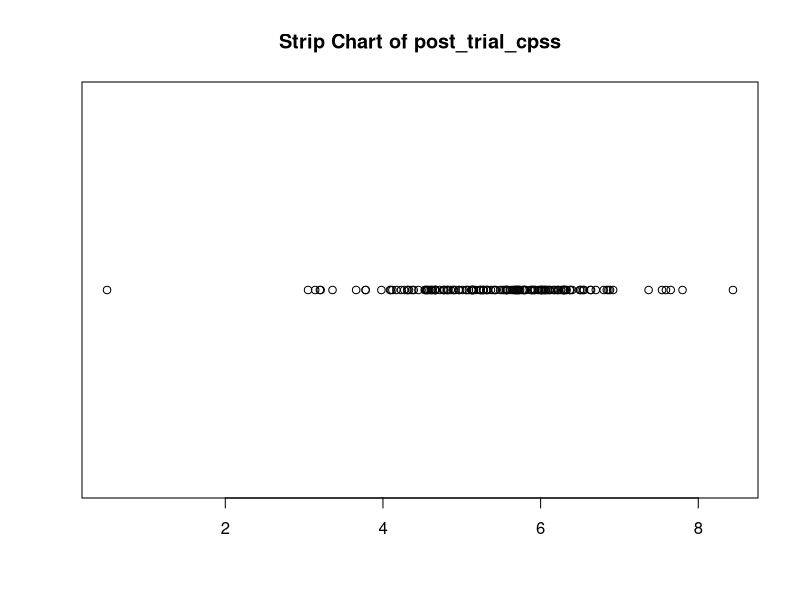
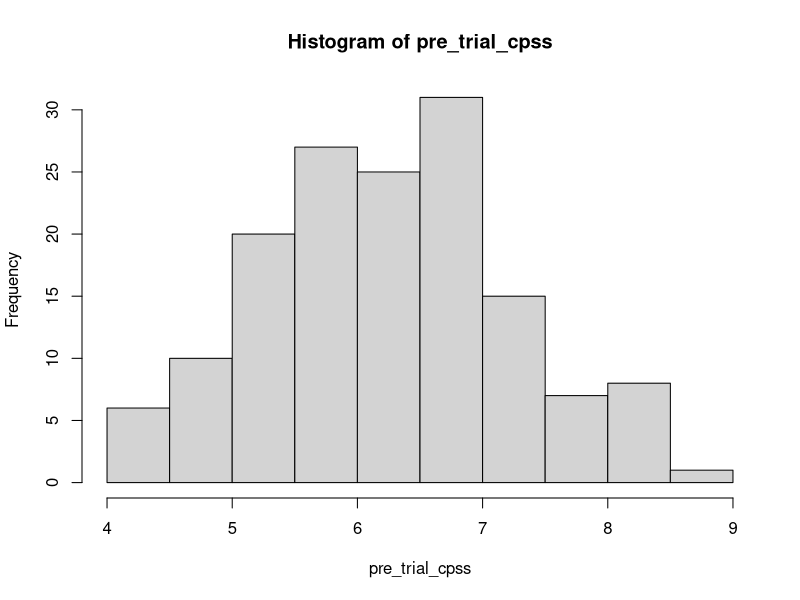
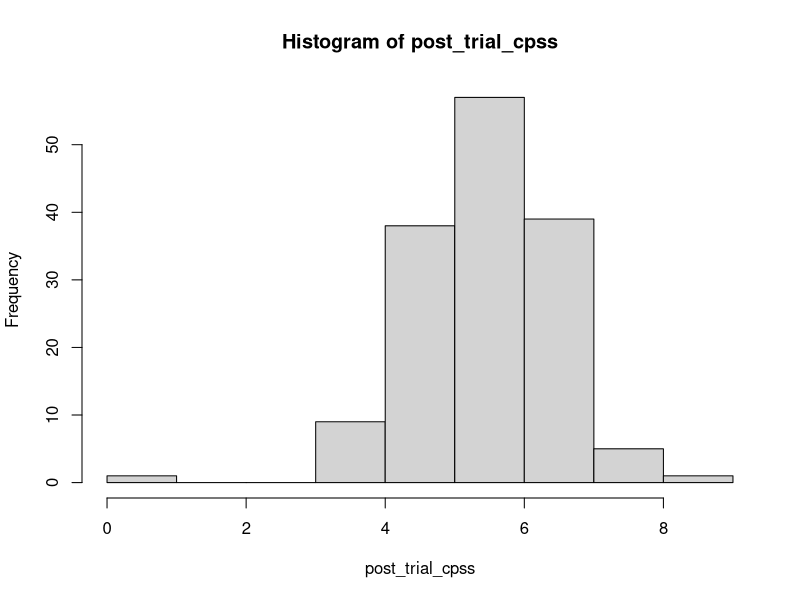
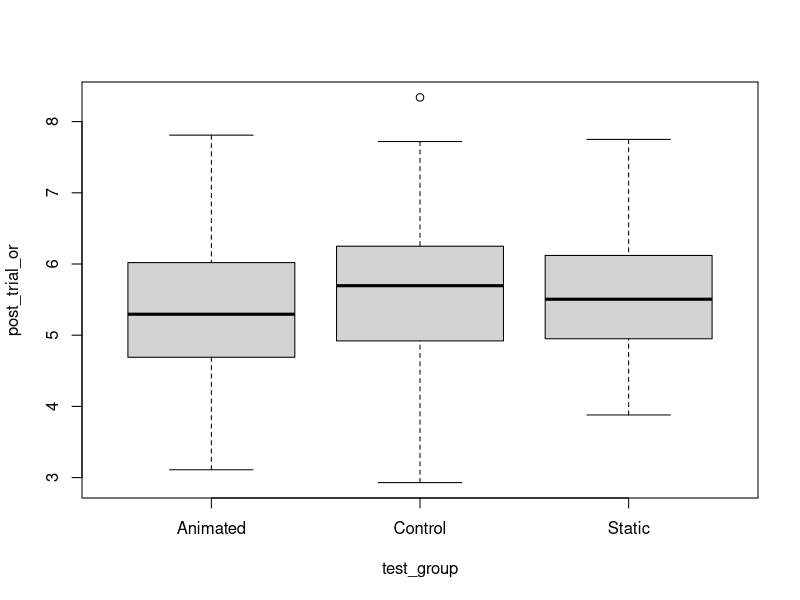
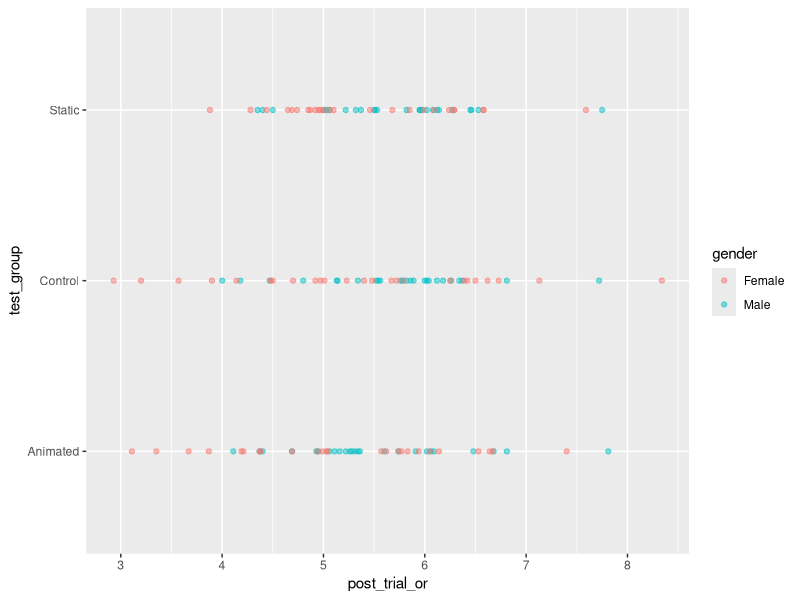
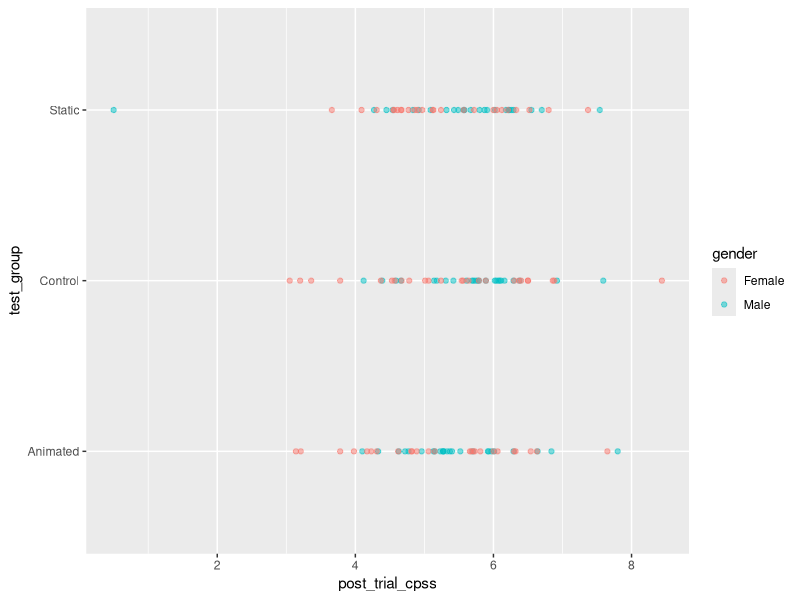

Recreate these plots in R, in order.
## ---- chunk 1

## ---- chunk 2

## ---- chunk 3

# install
if(!require("tidyr")) install.packages("tidyr")
# library
library(tidyr)
library(ggplot2)
library(dplyr)

knitr::opts_chunk$set(echo = TRUE)
## ---- chunk 4
jung <- read.csv("daie_ca3_data_14.csv")
## attach(jung) allows use of certain functions without typing data variable every time, eg. mean(pre_trial_cpss) instead of mean(jung$pre_trial_cpss)

attach(jung)
## ---- chunk 5
dim(jung)
## ---- chunk 6
names(jung)
## ---- chunk 7
str(jung)
## ---- chunk 8
stripchart(post_trial_cpss, main = "Strip Chart of post_trial_cpss", pch = 21)
## ---- chunk 9
mean(pre_trial_cpss)
mean(post_trial_cpss)

mean(pre_trial_or)
mean(post_trial_or)

hist(pre_trial_cpss)

hist(post_trial_cpss)

boxplot(post_trial_or ~ test_group)

jung%>%
  filter(post_trial_or < 10) %>%
  ggplot(aes(x=post_trial_or, y=test_group, col=gender))+
  geom_point(alpha=0.5)
## ---- chunk 10


# query data looking for post trial observer rated for static and control groups
df1 <- jung %>%
  select(test_group, post_trial_or) %>%
  filter(test_group == "Static" |
              test_group =="Control")

t.test(data = df1, post_trial_or ~ test_group)


df1 <- jung %>%
  select(test_group, post_trial_cpss) %>%
  filter(test_group == "Static" |
              test_group =="Control")

t.test(data = df1, post_trial_cpss ~ test_group)


jung %>%
  filter(post_trial_cpss < 10) %>%
  ggplot(aes(x=post_trial_cpss, y=test_group, col=gender))+
  geom_point(alpha=0.5)
